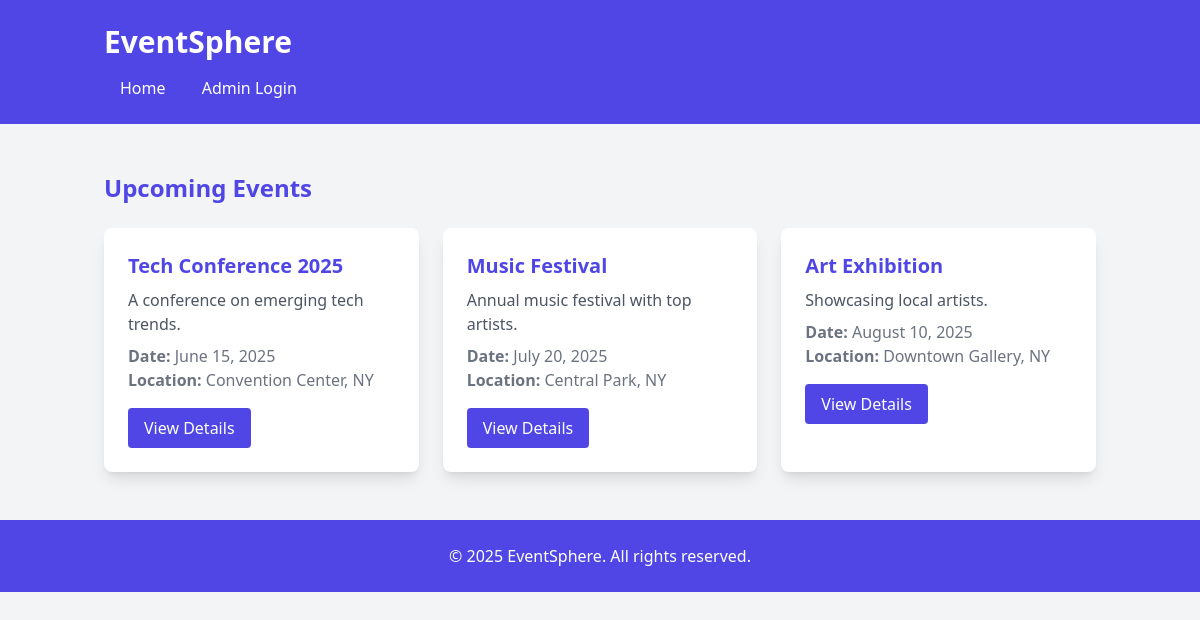
The page / on the database its author committed.
### tables this page shows
CREATE TABLE events (
    id INT AUTO_INCREMENT PRIMARY KEY,
    title VARCHAR(255) NOT NULL,
    description TEXT,
    event_date DATE NOT NULL,
    location VARCHAR(255) NOT NULL,
    created_at TIMESTAMP DEFAULT CURRENT_TIMESTAMP
);

### index.php (the view, shortened to what this page needs)
<?php
$servername = "localhost";
$username = "root";
$password = "";
$dbname = "event_management";
try {
    $conn = new PDO("mysql:host=$servername;dbname=$dbname", $username, $password);
    $conn->setAttribute(PDO::ATTR_ERRMODE, PDO::ERRMODE_EXCEPTION);
    $stmt = $conn->prepare("SELECT id, title, description, event_date, location FROM events WHERE event_date >= CURDATE() ORDER BY event_date");
    $stmt->execute();
    $events = $stmt->fetchAll(PDO::FETCH_ASSOC);
} catch(PDOException $e) {
    echo "Connection failed: " . $e->getMessage();
    $events = [];
}
?>
<!DOCTYPE html>
<html lang="en">
<head>
    <script src="https://cdn.tailwindcss.com"></script>
</head>
<body class="bg-gray-100 font-poppins">
    <header class="bg-indigo-600 text-white py-6">
        <div class="container mx-auto px-4">
            <h1 class="text-3xl font-bold">EventSphere</h1>
            <nav class="mt-4">
                <a href="index.php" class="text-white hover:underline mx-4">Home</a>
                <a href="admin/login.php" class="text-white hover:underline mx-4">Admin Login</a>
            </nav>
        </div>
    </header>
    <section class="py-12">
        <div class="container mx-auto px-4">
            <h2 class="text-2xl font-bold text-indigo-600 mb-6">Upcoming Events</h2>
            <div class="grid grid-cols-1 md:grid-cols-2 lg:grid-cols-3 gap-6">
                <?php if (empty($events)): ?>
                    <p class="text-gray-600">No upcoming events.</p>
                <?php else: ?>
                    <?php foreach ($events as $event): ?>
                        <div class="bg-white p-6 rounded-lg shadow-lg">
                            <h3 class="text-xl font-semibold text-indigo-600"><?php echo htmlspecialchars($event['title']); ?></h3>
                            <p class="text-gray-600 mt-2"><?php echo htmlspecialchars($event['description']); ?></p>
                            <p class="text-gray-500 mt-2"><strong>Date:</strong> <?php echo date('F j, Y', strtotime($event['event_date'])); ?></p>
                            <p class="text-gray-500"><strong>Location:</strong> <?php echo htmlspecialchars($event['location']); ?></p>
                            <a href="event.php?id=<?php echo $event['id']; ?>" class="mt-4 inline-block bg-indigo-600 text-white px-4 py-2 rounded hover:bg-indigo-700">View Details</a>
                        </div>
                    <?php endforeach; ?>
                <?php endif; ?>
            </div>
        </div>
    </section>
    <footer class="bg-indigo-600 text-white py-6">
        <div class="container mx-auto px-4 text-center">
            <p>© 2025 EventSphere. All rights reserved.</p>
        </div>
    </footer>
</body>
</html>

### rows shown on the page
events: title "Tech Conference 2025", description "A conference on emerging tech trends.", event_date "June 15, 2025", location "Convention Center, NY"
events: title "Music Festival", description "Annual music festival with top artists.", event_date "July 20, 2025", location "Central Park, NY"
events: title "Art Exhibition", description "Showcasing local artists.", event_date "August 10, 2025", location "Downtown Gallery, NY"
